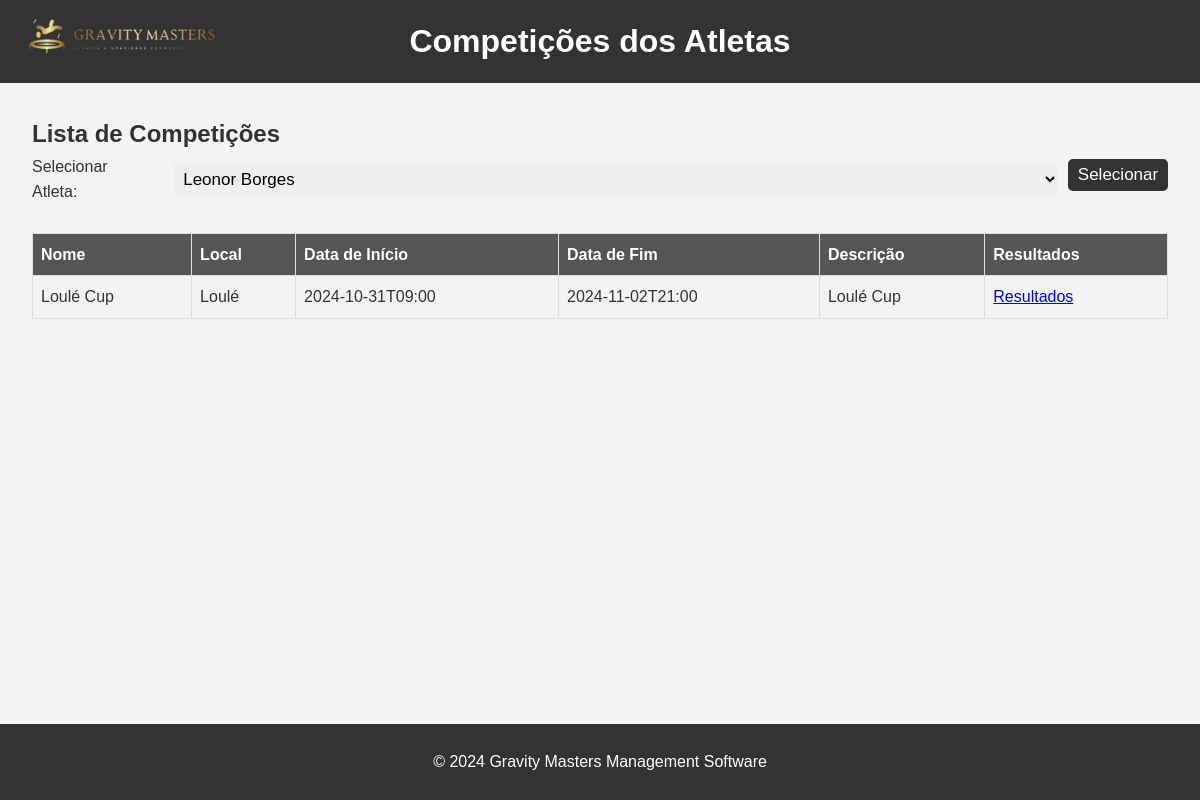
Page /frontend/list_athlete_comp.php?athlete_id=34 (signed in) on the committed database.
### tables this page shows
CREATE TABLE Competition (
    idCompetition INTEGER PRIMARY KEY AUTOINCREMENT,
    name VARCHAR(255) NOT NULL,
    local VARCHAR(255) NOT NULL,
    startTime DATETIME NOT NULL,
    endTime DATETIME NOT NULL,
    description TEXT NOT NULL,
    UNIQUE(idCompetition)

);

### frontend/list_athlete_comp.php (the view, shortened to what this page needs)
<!DOCTYPE html>
<html lang="pt">
<head>
    <link rel="stylesheet" href="../css/list_athlete_comp.css">
</head>
<body>
    <header>
        <div class="header-content">
            <h1>Competições dos Atletas</h1>
        </div>
        <div class="logo-content">
            <img src="..\imagens\teste.png" alt="Logo do Clube" class="header-logo">
        </div>
    </header>
    <main>
        <div class="competition-list">
            <h2>Lista de Competições</h2>
            <form method="GET" action="<?php echo htmlspecialchars($_SERVER["PHP_SELF"]); ?>">
                <div class="search-container">
                    <label for="athlete_id">Selecionar Atleta:</label>
                    <select name="athlete_id" id="athlete_id">
                        <?php
                        include '../backend/db_connect.php';
                        $coach_id = $_SESSION['user_id'];
                        try {
                            $sql = "SELECT A.idAthlete, A.name
                                    FROM Athlete A
                                    JOIN AthleteDiscipline AD ON A.idAthlete = AD.idAthlete
                                    JOIN CoachingStaffDiscipline CD ON AD.idDiscipline = CD.idDiscipline
                                    WHERE CD.idCoachingStaff = :coach_id";
                            $stmt = $conn->prepare($sql);
                            $stmt->bindParam(':coach_id', $coach_id, PDO::PARAM_INT);
                            $stmt->execute();
                            while ($row = $stmt->fetch(PDO::FETCH_ASSOC)) {
                                $selected = ($_GET['athlete_id'] == $row['idAthlete']) ? 'selected' : '';
                                echo "<option value='{$row['idAthlete']}' $selected>{$row['name']}</option>";
                            }
                        } catch (Exception $e) {
                            echo "<option value=''>Erro ao carregar atletas: " . $e->getMessage() . "</option>";
                        }
                        ?>
                    </select>
                    <button type="submit">Selecionar</button>
                </div>
            </form>
            <table>
                <thead>
                    <tr>
                        <th>Nome</th>
                        <th>Local</th>
                        <th>Data de Início</th>
                        <th>Data de Fim</th>
                        <th>Descrição</th>
                        <th>Resultados</th>
                    </tr>
                </thead>
                <tbody>
                    <?php
                    include '../backend/db_connect.php';
                    if ($_SERVER["REQUEST_METHOD"] == "GET" && isset($_GET['athlete_id'])) {
                        $athlete_id = $_GET['athlete_id'];
                        try {
                            $sql = "SELECT DISTINCT C.idCompetition, C.name, C.local, C.startTime, C.endTime, C.description
                                    FROM Competition C
                                    JOIN Result R ON C.idCompetition = R.idCompetition
                                    WHERE R.idAthlete = :athlete_id
                                    ORDER BY C.startTime DESC";
                            $stmt = $conn->prepare($sql);
                            $stmt->bindParam(':athlete_id', $athlete_id, PDO::PARAM_INT);
                            $stmt->execute();
                            while ($row = $stmt->fetch(PDO::FETCH_ASSOC)) {
                                echo "<tr>";
                                echo "<td>{$row['name']}</td>";
                                echo "<td>{$row['local']}</td>";
                                echo "<td>{$row['startTime']}</td>";
                                echo "<td>{$row['endTime']}</td>";
                                echo "<td>{$row['description']}</td>";
                                echo "<td><a href='comp_result2.php?competition_id={$row['idCompetition']}&athlete_id={$athlete_id}'>Resultados</a></td>";
                                echo "</tr>";
                            }
                        } catch (Exception $e) {
                            echo "<tr><td colspan='6'>Erro: " . $e->getMessage() . "</td></tr>";
                        }
                    }
                    ?>
                </tbody>
            </table>
        </div>
    </main>
    <footer>
        <p>&copy; 2024 Gravity Masters Management Software</p>
    </footer>
</body>
</html>

### css/list_athlete_comp.css (style rules this page uses)
* { margin: 0; padding: 0; box-sizing: border-box; }
body { font-family: Arial, sans-serif; line-height: 1.6; background-color: #f4f4f4; color: #333; display: flex; flex-direction: column; min-height: 100vh; }
header { background: #333; color: #fff; padding: 1rem; max-height: 90px; }
.header-content { display: flex; align-items: center; justify-content: space-between; max-width: 1200px; margin: 0 auto; padding: 0 1rem; }
.header-logo { max-height: 100%; height: auto; margin-right: 0rem; }
header h1 { flex: 1; text-align: center; margin: 0; font-size: 2rem; }
.logo-content { position: absolute; top: 10px; left: 20px; }
main { flex: 1; padding: 2rem; }
form label { display: block; margin-bottom: 0.5rem; }
form input, form select, form button { width: 100%; padding: 0.75rem; margin-bottom: 1rem; border: 1px solid #ccc; border-radius: 5px; box-sizing: border-box; }
button { display: inline-block; background: #333; color: #fff; padding: 0.5rem 1rem; border: none; border-radius: 5px; cursor: pointer; transition: background 0.3s; }
table { width: 100%; border-collapse: collapse; margin-top: 1rem; }
thead { background: #333; color: #fff; }
th, td { padding: 0.75rem; border: 1px solid #ddd; text-align: left; }
th { background: #555; }
footer { background-color: #333; color: #fff; text-align: center; padding: 25px; position: sticky; top: 100%; bottom: 0; width: 100%; }
.search-container { margin-bottom: 20px; display: flex; align-items: center; gap: 10px; }
.search-container label { margin-right: 10px; width: auto; }
.search-container select { padding: 6px; margin-top: 0; font-size: 17px; border: 1px solid #ccc; border-radius: 5px; width: auto; min-width: 200px; }
.search-container button { padding: 6px; background: #333; color: #fff; font-size: 17px; border: none; border-radius: 5px; cursor: pointer; margin-top: 0; max-width: 100px; }

### frontend/list_athlete_comp.php (style rules this page uses)
table { width: 100%; border-collapse: collapse; }
th, td { border: 1px solid #dddddd; text-align: left; padding: 8px; }
.search-container { margin-bottom: 20px; }
.search-container select { padding: 6px; margin-top: 8px; font-size: 17px; border: none; width: 80%; }

### rows in the picture
competition: name "Loulé Cup", local "Loulé", startTime "2024-10-31T09:00", endTime "2024-11-02T21:00", description "Loulé Cup"

### other values in the picture
form field athlete_id "Leonor Borges"
